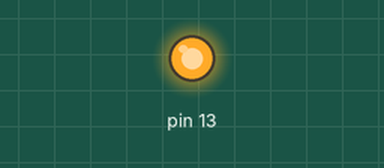
A sketch run on a simulated Arduino Uno, built with avr-gcc and run on an emulated ATmega328P. Shown: output pins drawn as LEDs (lit = HIGH).

Above: at 1.5 s.
At 37.5 s:
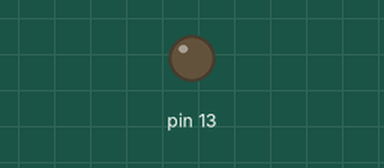
Timing chart, 0 to 39.0 s (numbered marks = the images above):
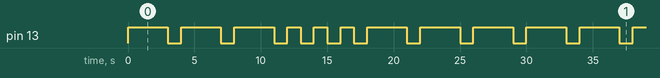

Measured:
- by itself, pin 13: repeats every 30.0 s: 2 × (LOW 1.0 s, HIGH 3.0 s), 3 × (LOW 1.0 s, HIGH 1.0 s), 4 × (LOW 1.0 s, HIGH 3.0 s)
- by itself, everything shown: repeats every 30.0 s, in 18 steps

The sketch:

BlinkOnBoard.ino
```cpp
/*
  this will Blink on board LED
  it is going to blink SOS

  you will need:
  Arduino Uno
 */

void setup() {
  // pin 13 is the on board LED marked as "L" on the board as well as being a pin
  pinMode(13, OUTPUT);
}

void loop() {
// SOS = ---...---
  LongOn();
  LongOn();
  LongOn();
  ShortOn();
  ShortOn();
  ShortOn();
  LongOn();
  LongOn();
  LongOn();
}

void LongOn(){
  digitalWrite(13, HIGH);   // turn the LED on
  delay(3000);              // wait 3 seconds
  digitalWrite(13, LOW);    // turn the LED off
  delay(1000);              // wait 1 second
}

void ShortOn(){
  digitalWrite(13, HIGH);   // turn the LED on
  delay(1000);              // wait for 1 second
  digitalWrite(13, LOW);    // turn the LED off
  delay(1000);              // wait for 1 second
}
```
